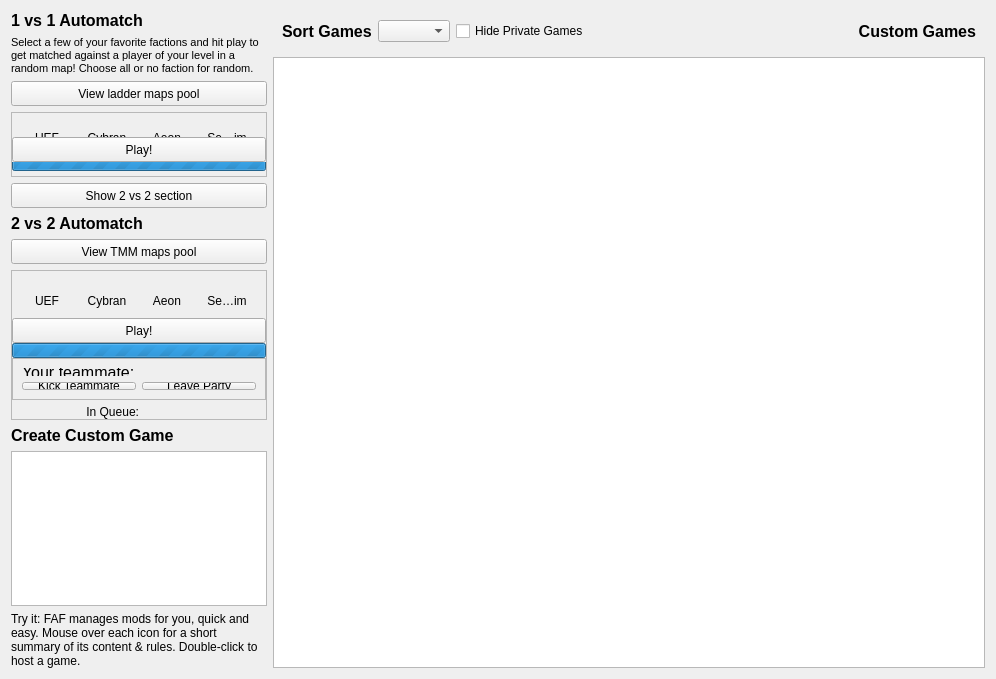
<?xml version="1.0" encoding="UTF-8"?>
<ui version="4.0">
 <class>Form</class>
 <widget class="QWidget" name="Form">
  <property name="geometry">
   <rect>
    <x>0</x>
    <y>0</y>
    <width>996</width>
    <height>679</height>
   </rect>
  </property>
  <property name="sizePolicy">
   <sizepolicy hsizetype="Expanding" vsizetype="Expanding">
    <horstretch>0</horstretch>
    <verstretch>0</verstretch>
   </sizepolicy>
  </property>
  <property name="windowTitle">
   <string>Form</string>
  </property>
  <layout class="QGridLayout" name="gridLayout_3">
   <item row="0" column="0">
    <widget class="QFrame" name="frame">
     <property name="sizePolicy">
      <sizepolicy hsizetype="Fixed" vsizetype="Expanding">
       <horstretch>0</horstretch>
       <verstretch>0</verstretch>
      </sizepolicy>
     </property>
     <property name="lineWidth">
      <number>0</number>
     </property>
     <layout class="QVBoxLayout" name="verticalLayout">
      <property name="leftMargin">
       <number>0</number>
      </property>
      <property name="topMargin">
       <number>0</number>
      </property>
      <property name="rightMargin">
       <number>0</number>
      </property>
      <property name="bottomMargin">
       <number>0</number>
      </property>
      <item>
       <widget class="QLabel" name="labelAutomatch">
        <property name="palette">
         <palette>
          <active/>
          <inactive/>
          <disabled/>
         </palette>
        </property>
        <property name="font">
         <font>
          <family>Segoe UI</family>
          <pointsize>12</pointsize>
          <weight>75</weight>
          <bold>true</bold>
         </font>
        </property>
        <property name="text">
         <string>1 vs 1 Automatch</string>
        </property>
       </widget>
      </item>
      <item>
       <widget class="QLabel" name="labelRankedHint">
        <property name="mouseTracking">
         <bool>true</bool>
        </property>
        <property name="text">
         <string>&lt;!DOCTYPE HTML PUBLIC &quot;-//W3C//DTD HTML 4.0//EN&quot; &quot;http://www.w3.org/TR/REC-html40/strict.dtd&quot;&gt;&lt;html&gt;&lt;head&gt;&lt;meta name=&quot;qrichtext&quot; content=&quot;1&quot; /&gt;&lt;style type=&quot;text/css&quot;&gt;p, li { white-space: pre-wrap; }&lt;/style&gt;&lt;/head&gt;&lt;body style=&quot; font-family:'MS Shell Dlg 2'; font-size:8.25pt; font-weight:400; font-style:normal;&quot;&gt;&lt;p style=&quot; margin-top:12px; margin-bottom:12px; margin-left:0px; margin-right:0px; -qt-block-indent:0; text-indent:0px;&quot;&gt;Select a few of your favorite factions and hit play to get matched against a player of your level in a random map! Choose all or no faction for random.&lt;/p&gt;&lt;/body&gt;&lt;/html&gt;</string>
        </property>
        <property name="wordWrap">
         <bool>true</bool>
        </property>
       </widget>
      </item>
      <item>
       <widget class="QToolButton" name="laddermapspool">
        <property name="sizePolicy">
         <sizepolicy hsizetype="Expanding" vsizetype="Fixed">
          <horstretch>0</horstretch>
          <verstretch>0</verstretch>
         </sizepolicy>
        </property>
        <property name="minimumSize">
         <size>
          <width>0</width>
          <height>25</height>
         </size>
        </property>
        <property name="focusPolicy">
         <enum>Qt::NoFocus</enum>
        </property>
        <property name="whatsThis">
         <string extracomment="Show the ladder maps pool"/>
        </property>
        <property name="autoFillBackground">
         <bool>true</bool>
        </property>
        <property name="text">
         <string>View ladder maps pool</string>
        </property>
       </widget>
      </item>
      <item>
       <widget class="QFrame" name="rankedFrame">
        <property name="sizePolicy">
         <sizepolicy hsizetype="Preferred" vsizetype="Minimum">
          <horstretch>0</horstretch>
          <verstretch>0</verstretch>
         </sizepolicy>
        </property>
        <property name="minimumSize">
         <size>
          <width>50</width>
          <height>60</height>
         </size>
        </property>
        <property name="frameShape">
         <enum>QFrame::StyledPanel</enum>
        </property>
        <property name="frameShadow">
         <enum>QFrame::Plain</enum>
        </property>
        <layout class="QGridLayout" name="gridLayout">
         <property name="leftMargin">
          <number>0</number>
         </property>
         <property name="topMargin">
          <number>0</number>
         </property>
         <property name="rightMargin">
          <number>0</number>
         </property>
         <property name="bottomMargin">
          <number>0</number>
         </property>
         <property name="spacing">
          <number>0</number>
         </property>
         <item row="4" column="0">
          <widget class="QProgressBar" name="searchProgress">
           <property name="font">
            <font>
             <pointsize>4</pointsize>
            </font>
           </property>
           <property name="toolTip">
            <string>Scanning for Opponents</string>
           </property>
           <property name="minimum">
            <number>0</number>
           </property>
           <property name="maximum">
            <number>0</number>
           </property>
           <property name="value">
            <number>0</number>
           </property>
           <property name="alignment">
            <set>Qt::AlignCenter</set>
           </property>
           <property name="format">
            <string>scanning</string>
           </property>
          </widget>
         </item>
         <item row="5" column="0">
          <spacer name="verticalSpacer">
           <property name="orientation">
            <enum>Qt::Vertical</enum>
           </property>
           <property name="sizeType">
            <enum>QSizePolicy::Minimum</enum>
           </property>
           <property name="sizeHint" stdset="0">
            <size>
             <width>5</width>
             <height>5</height>
            </size>
           </property>
          </spacer>
         </item>
         <item row="1" column="0">
          <layout class="QHBoxLayout" name="horizontalLayout_2">
           <property name="spacing">
            <number>0</number>
           </property>
           <item>
            <widget class="QToolButton" name="rankedUEF">
             <property name="sizePolicy">
              <sizepolicy hsizetype="Fixed" vsizetype="Fixed">
               <horstretch>0</horstretch>
               <verstretch>0</verstretch>
              </sizepolicy>
             </property>
             <property name="minimumSize">
              <size>
               <width>50</width>
               <height>50</height>
              </size>
             </property>
             <property name="maximumSize">
              <size>
               <width>50</width>
               <height>50</height>
              </size>
             </property>
             <property name="focusPolicy">
              <enum>Qt::NoFocus</enum>
             </property>
             <property name="toolTip">
              <string>UEF Ranked Match</string>
             </property>
             <property name="autoFillBackground">
              <bool>false</bool>
             </property>
             <property name="text">
              <string>UEF</string>
             </property>
             <property name="iconSize">
              <size>
               <width>50</width>
               <height>50</height>
              </size>
             </property>
             <property name="checkable">
              <bool>true</bool>
             </property>
             <property name="toolButtonStyle">
              <enum>Qt::ToolButtonIconOnly</enum>
             </property>
             <property name="autoRaise">
              <bool>true</bool>
             </property>
             <property name="arrowType">
              <enum>Qt::NoArrow</enum>
             </property>
            </widget>
           </item>
           <item>
            <widget class="QToolButton" name="rankedCybran">
             <property name="sizePolicy">
              <sizepolicy hsizetype="Fixed" vsizetype="Fixed">
               <horstretch>0</horstretch>
               <verstretch>0</verstretch>
              </sizepolicy>
             </property>
             <property name="minimumSize">
              <size>
               <width>50</width>
               <height>50</height>
              </size>
             </property>
             <property name="maximumSize">
              <size>
               <width>50</width>
               <height>50</height>
              </size>
             </property>
             <property name="focusPolicy">
              <enum>Qt::NoFocus</enum>
             </property>
             <property name="toolTip">
              <string>Cybran Ranked Match</string>
             </property>
             <property name="autoFillBackground">
              <bool>false</bool>
             </property>
             <property name="text">
              <string>Cybran</string>
             </property>
             <property name="iconSize">
              <size>
               <width>50</width>
               <height>50</height>
              </size>
             </property>
             <property name="checkable">
              <bool>true</bool>
             </property>
             <property name="toolButtonStyle">
              <enum>Qt::ToolButtonIconOnly</enum>
             </property>
             <property name="autoRaise">
              <bool>true</bool>
             </property>
             <property name="arrowType">
              <enum>Qt::NoArrow</enum>
             </property>
            </widget>
           </item>
           <item>
            <widget class="QToolButton" name="rankedAeon">
             <property name="sizePolicy">
              <sizepolicy hsizetype="Fixed" vsizetype="Fixed">
               <horstretch>0</horstretch>
               <verstretch>0</verstretch>
              </sizepolicy>
             </property>
             <property name="minimumSize">
              <size>
               <width>50</width>
               <height>50</height>
              </size>
             </property>
             <property name="maximumSize">
              <size>
               <width>50</width>
               <height>50</height>
              </size>
             </property>
             <property name="focusPolicy">
              <enum>Qt::NoFocus</enum>
             </property>
             <property name="toolTip">
              <string>Aeon Ranked Match</string>
             </property>
             <property name="autoFillBackground">
              <bool>false</bool>
             </property>
             <property name="text">
              <string>Aeon</string>
             </property>
             <property name="iconSize">
              <size>
               <width>50</width>
               <height>50</height>
              </size>
             </property>
             <property name="checkable">
              <bool>true</bool>
             </property>
             <property name="toolButtonStyle">
              <enum>Qt::ToolButtonIconOnly</enum>
             </property>
             <property name="autoRaise">
              <bool>true</bool>
             </property>
             <property name="arrowType">
              <enum>Qt::NoArrow</enum>
             </property>
            </widget>
           </item>
           <item>
            <widget class="QToolButton" name="rankedSeraphim">
             <property name="sizePolicy">
              <sizepolicy hsizetype="Fixed" vsizetype="Fixed">
               <horstretch>0</horstretch>
               <verstretch>0</verstretch>
              </sizepolicy>
             </property>
             <property name="minimumSize">
              <size>
               <width>50</width>
               <height>50</height>
              </size>
             </property>
             <property name="maximumSize">
              <size>
               <width>50</width>
               <height>50</height>
              </size>
             </property>
             <property name="focusPolicy">
              <enum>Qt::NoFocus</enum>
             </property>
             <property name="toolTip">
              <string>Seraphim Ranked Match</string>
             </property>
             <property name="autoFillBackground">
              <bool>false</bool>
             </property>
             <property name="text">
              <string>Seraphim</string>
             </property>
             <property name="iconSize">
              <size>
               <width>50</width>
               <height>50</height>
              </size>
             </property>
             <property name="checkable">
              <bool>true</bool>
             </property>
             <property name="toolButtonStyle">
              <enum>Qt::ToolButtonIconOnly</enum>
             </property>
             <property name="autoRaise">
              <bool>true</bool>
             </property>
             <property name="arrowType">
              <enum>Qt::NoArrow</enum>
             </property>
            </widget>
           </item>
          </layout>
         </item>
         <item row="2" column="0">
          <spacer name="verticalSpacer_2">
           <property name="orientation">
            <enum>Qt::Vertical</enum>
           </property>
           <property name="sizeType">
            <enum>QSizePolicy::Fixed</enum>
           </property>
           <property name="sizeHint" stdset="0">
            <size>
             <width>20</width>
             <height>5</height>
            </size>
           </property>
          </spacer>
         </item>
         <item row="3" column="0">
          <widget class="QToolButton" name="rankedPlay">
           <property name="sizePolicy">
            <sizepolicy hsizetype="Expanding" vsizetype="Fixed">
             <horstretch>0</horstretch>
             <verstretch>0</verstretch>
            </sizepolicy>
           </property>
           <property name="minimumSize">
            <size>
             <width>0</width>
             <height>25</height>
            </size>
           </property>
           <property name="focusPolicy">
            <enum>Qt::NoFocus</enum>
           </property>
           <property name="acceptDrops">
            <bool>false</bool>
           </property>
           <property name="toolTip">
            <string/>
           </property>
           <property name="whatsThis">
            <string extracomment="Select some factions and start searching for a 1 vs 1 match"/>
           </property>
           <property name="autoFillBackground">
            <bool>true</bool>
           </property>
           <property name="text">
            <string>Play!</string>
           </property>
          </widget>
         </item>
        </layout>
       </widget>
      </item>
      <item>
       <widget class="QToolButton" name="showTMM">
        <property name="sizePolicy">
         <sizepolicy hsizetype="Expanding" vsizetype="Fixed">
          <horstretch>0</horstretch>
          <verstretch>0</verstretch>
         </sizepolicy>
        </property>
        <property name="minimumSize">
         <size>
          <width>0</width>
          <height>25</height>
         </size>
        </property>
        <property name="maximumSize">
         <size>
          <width>16777215</width>
          <height>25</height>
         </size>
        </property>
        <property name="whatsThis">
         <string extracomment="Show the team matchmaking maps pool"/>
        </property>
        <property name="autoFillBackground">
         <bool>true</bool>
        </property>
        <property name="text">
         <string>Show 2 vs 2 section</string>
        </property>
       </widget>
      </item>
      <item>
       <widget class="QLabel" name="labelTMM">
        <property name="font">
         <font>
          <family>Segoe UI</family>
          <pointsize>12</pointsize>
          <weight>75</weight>
          <bold>true</bold>
         </font>
        </property>
        <property name="text">
         <string>2 vs 2 Automatch</string>
        </property>
       </widget>
      </item>
      <item>
       <widget class="QToolButton" name="tmmmapspool">
        <property name="sizePolicy">
         <sizepolicy hsizetype="Expanding" vsizetype="Fixed">
          <horstretch>0</horstretch>
          <verstretch>0</verstretch>
         </sizepolicy>
        </property>
        <property name="minimumSize">
         <size>
          <width>0</width>
          <height>25</height>
         </size>
        </property>
        <property name="whatsThis">
         <string extracomment="Show the team matchmaker maps pool"/>
        </property>
        <property name="autoFillBackground">
         <bool>true</bool>
        </property>
        <property name="text">
         <string>View TMM maps pool</string>
        </property>
       </widget>
      </item>
      <item>
       <widget class="QFrame" name="tmmFrame">
        <property name="sizePolicy">
         <sizepolicy hsizetype="Preferred" vsizetype="Minimum">
          <horstretch>0</horstretch>
          <verstretch>0</verstretch>
         </sizepolicy>
        </property>
        <property name="minimumSize">
         <size>
          <width>50</width>
          <height>60</height>
         </size>
        </property>
        <property name="frameShape">
         <enum>QFrame::StyledPanel</enum>
        </property>
        <property name="frameShadow">
         <enum>QFrame::Plain</enum>
        </property>
        <layout class="QGridLayout" name="gridLayout_2">
         <property name="leftMargin">
          <number>0</number>
         </property>
         <property name="topMargin">
          <number>0</number>
         </property>
         <property name="rightMargin">
          <number>0</number>
         </property>
         <property name="bottomMargin">
          <number>0</number>
         </property>
         <property name="spacing">
          <number>0</number>
         </property>
         <item row="2" column="1">
          <widget class="QToolButton" name="tmmPlay">
           <property name="sizePolicy">
            <sizepolicy hsizetype="Expanding" vsizetype="Fixed">
             <horstretch>0</horstretch>
             <verstretch>0</verstretch>
            </sizepolicy>
           </property>
           <property name="minimumSize">
            <size>
             <width>0</width>
             <height>25</height>
            </size>
           </property>
           <property name="whatsThis">
            <string extracomment="Select some factions and start searching for a 2 vs 2 match"/>
           </property>
           <property name="text">
            <string>Play!</string>
           </property>
          </widget>
         </item>
         <item row="3" column="1">
          <widget class="QProgressBar" name="tmmProgress">
           <property name="font">
            <font>
             <pointsize>4</pointsize>
            </font>
           </property>
           <property name="toolTip">
            <string>Scanning for Opponents</string>
           </property>
           <property name="maximum">
            <number>0</number>
           </property>
           <property name="value">
            <number>0</number>
           </property>
           <property name="alignment">
            <set>Qt::AlignCenter</set>
           </property>
           <property name="format">
            <string>scanning</string>
           </property>
          </widget>
         </item>
         <item row="1" column="1">
          <spacer name="verticalSpacer_3">
           <property name="orientation">
            <enum>Qt::Vertical</enum>
           </property>
           <property name="sizeType">
            <enum>QSizePolicy::Fixed</enum>
           </property>
           <property name="sizeHint" stdset="0">
            <size>
             <width>20</width>
             <height>5</height>
            </size>
           </property>
          </spacer>
         </item>
         <item row="5" column="1">
          <widget class="QFrame" name="partyInfo">
           <property name="frameShape">
            <enum>QFrame::StyledPanel</enum>
           </property>
           <property name="frameShadow">
            <enum>QFrame::Raised</enum>
           </property>
           <layout class="QVBoxLayout" name="verticalLayout_3">
            <item>
             <layout class="QHBoxLayout" name="horizontalLayout">
              <property name="bottomMargin">
               <number>0</number>
              </property>
              <item>
               <widget class="QLabel" name="labelTmmInfo">
                <property name="font">
                 <font>
                  <pointsize>12</pointsize>
                 </font>
                </property>
                <property name="text">
                 <string>Your teammate:</string>
                </property>
               </widget>
              </item>
              <item>
               <widget class="QLabel" name="labelTeammate">
                <property name="font">
                 <font>
                  <pointsize>12</pointsize>
                  <weight>75</weight>
                  <italic>false</italic>
                  <bold>true</bold>
                 </font>
                </property>
                <property name="text">
                 <string/>
                </property>
                <property name="alignment">
                 <set>Qt::AlignRight|Qt::AlignTrailing|Qt::AlignVCenter</set>
                </property>
               </widget>
              </item>
             </layout>
            </item>
            <item>
             <layout class="QHBoxLayout" name="horizontalLayout_3">
              <property name="bottomMargin">
               <number>0</number>
              </property>
              <item>
               <widget class="QPushButton" name="kickButton">
                <property name="text">
                 <string>Kick Teammate</string>
                </property>
               </widget>
              </item>
              <item>
               <widget class="QPushButton" name="leaveButton">
                <property name="text">
                 <string>Leave Party</string>
                </property>
               </widget>
              </item>
             </layout>
            </item>
           </layout>
          </widget>
         </item>
         <item row="0" column="1">
          <layout class="QHBoxLayout" name="horizontalLayout_4">
           <property name="spacing">
            <number>0</number>
           </property>
           <property name="topMargin">
            <number>5</number>
           </property>
           <item>
            <widget class="QToolButton" name="tmmUEF">
             <property name="minimumSize">
              <size>
               <width>50</width>
               <height>50</height>
              </size>
             </property>
             <property name="maximumSize">
              <size>
               <width>50</width>
               <height>50</height>
              </size>
             </property>
             <property name="toolTip">
              <string>UEF 2v2 Match</string>
             </property>
             <property name="text">
              <string>UEF</string>
             </property>
             <property name="iconSize">
              <size>
               <width>50</width>
               <height>50</height>
              </size>
             </property>
             <property name="checkable">
              <bool>true</bool>
             </property>
             <property name="autoRaise">
              <bool>true</bool>
             </property>
            </widget>
           </item>
           <item>
            <widget class="QToolButton" name="tmmCybran">
             <property name="minimumSize">
              <size>
               <width>50</width>
               <height>50</height>
              </size>
             </property>
             <property name="maximumSize">
              <size>
               <width>50</width>
               <height>50</height>
              </size>
             </property>
             <property name="toolTip">
              <string>Cybran 2v2 Match</string>
             </property>
             <property name="text">
              <string>Cybran</string>
             </property>
             <property name="iconSize">
              <size>
               <width>50</width>
               <height>50</height>
              </size>
             </property>
             <property name="checkable">
              <bool>true</bool>
             </property>
             <property name="autoRaise">
              <bool>true</bool>
             </property>
            </widget>
           </item>
           <item>
            <widget class="QToolButton" name="tmmAeon">
             <property name="minimumSize">
              <size>
               <width>50</width>
               <height>50</height>
              </size>
             </property>
             <property name="maximumSize">
              <size>
               <width>50</width>
               <height>50</height>
              </size>
             </property>
             <property name="toolTip">
              <string>Aeon 2v2 Match</string>
             </property>
             <property name="text">
              <string>Aeon</string>
             </property>
             <property name="iconSize">
              <size>
               <width>50</width>
               <height>50</height>
              </size>
             </property>
             <property name="checkable">
              <bool>true</bool>
             </property>
             <property name="autoRaise">
              <bool>true</bool>
             </property>
            </widget>
           </item>
           <item>
            <widget class="QToolButton" name="tmmSeraphim">
             <property name="minimumSize">
              <size>
               <width>50</width>
               <height>50</height>
              </size>
             </property>
             <property name="maximumSize">
              <size>
               <width>50</width>
               <height>50</height>
              </size>
             </property>
             <property name="toolTip">
              <string>Seraphim 2v2 Match</string>
             </property>
             <property name="text">
              <string>Seraphim</string>
             </property>
             <property name="iconSize">
              <size>
               <width>50</width>
               <height>50</height>
              </size>
             </property>
             <property name="checkable">
              <bool>true</bool>
             </property>
             <property name="autoRaise">
              <bool>true</bool>
             </property>
            </widget>
           </item>
          </layout>
         </item>
         <item row="6" column="1">
          <layout class="QHBoxLayout" name="horizontalLayout_5">
           <property name="topMargin">
            <number>5</number>
           </property>
           <property name="bottomMargin">
            <number>0</number>
           </property>
           <item>
            <widget class="QLabel" name="label_2">
             <property name="text">
              <string>In Queue:</string>
             </property>
             <property name="alignment">
              <set>Qt::AlignRight|Qt::AlignTrailing|Qt::AlignVCenter</set>
             </property>
            </widget>
           </item>
           <item>
            <widget class="QLabel" name="labelInQueue">
             <property name="text">
              <string/>
             </property>
             <property name="alignment">
              <set>Qt::AlignLeading|Qt::AlignLeft|Qt::AlignVCenter</set>
             </property>
            </widget>
           </item>
          </layout>
         </item>
        </layout>
       </widget>
      </item>
      <item>
       <widget class="QLabel" name="labelHostGame">
        <property name="font">
         <font>
          <family>Segoe UI</family>
          <pointsize>12</pointsize>
          <weight>75</weight>
          <bold>true</bold>
         </font>
        </property>
        <property name="text">
         <string>Create Custom Game</string>
        </property>
       </widget>
      </item>
      <item>
       <widget class="QListWidget" name="modList">
        <property name="sizePolicy">
         <sizepolicy hsizetype="Expanding" vsizetype="Expanding">
          <horstretch>0</horstretch>
          <verstretch>0</verstretch>
         </sizepolicy>
        </property>
        <property name="focusPolicy">
         <enum>Qt::NoFocus</enum>
        </property>
        <property name="dragDropMode">
         <enum>QAbstractItemView::InternalMove</enum>
        </property>
        <property name="selectionMode">
         <enum>QAbstractItemView::NoSelection</enum>
        </property>
        <property name="iconSize">
         <size>
          <width>32</width>
          <height>32</height>
         </size>
        </property>
        <property name="verticalScrollMode">
         <enum>QAbstractItemView::ScrollPerPixel</enum>
        </property>
        <property name="movement">
         <enum>QListView::Snap</enum>
        </property>
        <property name="flow">
         <enum>QListView::TopToBottom</enum>
        </property>
        <property name="resizeMode">
         <enum>QListView::Fixed</enum>
        </property>
        <property name="layoutMode">
         <enum>QListView::SinglePass</enum>
        </property>
        <property name="spacing">
         <number>0</number>
        </property>
        <property name="viewMode">
         <enum>QListView::ListMode</enum>
        </property>
        <property name="sortingEnabled">
         <bool>true</bool>
        </property>
       </widget>
      </item>
      <item>
       <widget class="QLabel" name="labelModHint">
        <property name="text">
         <string>&lt;html&gt;&lt;head/&gt;&lt;body&gt;&lt;p&gt;Try it: FAF manages mods for you, quick and easy. Mouse over each icon for a short summary of its content &amp;amp; rules. Double-click to host a game.&lt;/p&gt;&lt;/body&gt;&lt;/html&gt;</string>
        </property>
        <property name="wordWrap">
         <bool>true</bool>
        </property>
       </widget>
      </item>
     </layout>
    </widget>
   </item>
   <item row="0" column="1">
    <widget class="QFrame" name="listFrame">
     <property name="frameShape">
      <enum>QFrame::NoFrame</enum>
     </property>
     <property name="frameShadow">
      <enum>QFrame::Raised</enum>
     </property>
     <property name="lineWidth">
      <number>0</number>
     </property>
     <layout class="QVBoxLayout" name="verticalLayout_2">
      <property name="leftMargin">
       <number>0</number>
      </property>
      <property name="topMargin">
       <number>0</number>
      </property>
      <property name="rightMargin">
       <number>0</number>
      </property>
      <property name="bottomMargin">
       <number>0</number>
      </property>
      <item>
       <widget class="QFrame" name="gameListHeaderFrame">
        <property name="frameShape">
         <enum>QFrame::NoFrame</enum>
        </property>
        <property name="frameShadow">
         <enum>QFrame::Raised</enum>
        </property>
        <property name="lineWidth">
         <number>0</number>
        </property>
        <layout class="QHBoxLayout" name="gameListHeaderLayout">
         <item>
          <widget class="QLabel" name="labelSortGames">
           <property name="sizePolicy">
            <sizepolicy hsizetype="Maximum" vsizetype="Preferred">
             <horstretch>0</horstretch>
             <verstretch>0</verstretch>
            </sizepolicy>
           </property>
           <property name="palette">
            <palette>
             <active/>
             <inactive/>
             <disabled/>
            </palette>
           </property>
           <property name="font">
            <font>
             <family>Segoe UI</family>
             <pointsize>12</pointsize>
             <weight>75</weight>
             <bold>true</bold>
            </font>
           </property>
           <property name="text">
            <string>Sort Games</string>
           </property>
          </widget>
         </item>
         <item>
          <widget class="QComboBox" name="sortGamesComboBox">
           <property name="sizePolicy">
            <sizepolicy hsizetype="Maximum" vsizetype="Fixed">
             <horstretch>0</horstretch>
             <verstretch>0</verstretch>
            </sizepolicy>
           </property>
           <property name="focusPolicy">
            <enum>Qt::NoFocus</enum>
           </property>
          </widget>
         </item>
         <item>
          <widget class="QCheckBox" name="hideGamesWithPw">
           <property name="focusPolicy">
            <enum>Qt::NoFocus</enum>
           </property>
           <property name="text">
            <string>Hide Private Games</string>
           </property>
          </widget>
         </item>
         <item>
          <widget class="QLabel" name="labelJoinGame">
           <property name="palette">
            <palette>
             <active/>
             <inactive/>
             <disabled/>
            </palette>
           </property>
           <property name="font">
            <font>
             <family>Segoe UI</family>
             <pointsize>12</pointsize>
             <weight>75</weight>
             <bold>true</bold>
            </font>
           </property>
           <property name="text">
            <string>Custom Games</string>
           </property>
           <property name="alignment">
            <set>Qt::AlignRight|Qt::AlignTrailing|Qt::AlignVCenter</set>
           </property>
          </widget>
         </item>
        </layout>
       </widget>
      </item>
      <item>
       <widget class="QListView" name="gameList">
        <property name="focusPolicy">
         <enum>Qt::NoFocus</enum>
        </property>
        <property name="selectionMode">
         <enum>QAbstractItemView::NoSelection</enum>
        </property>
        <property name="iconSize">
         <size>
          <width>100</width>
          <height>100</height>
         </size>
        </property>
        <property name="textElideMode">
         <enum>Qt::ElideMiddle</enum>
        </property>
        <property name="verticalScrollMode">
         <enum>QAbstractItemView::ScrollPerPixel</enum>
        </property>
        <property name="horizontalScrollMode">
         <enum>QAbstractItemView::ScrollPerPixel</enum>
        </property>
        <property name="movement">
         <enum>QListView::Static</enum>
        </property>
        <property name="flow">
         <enum>QListView::LeftToRight</enum>
        </property>
        <property name="resizeMode">
         <enum>QListView::Adjust</enum>
        </property>
        <property name="viewMode">
         <enum>QListView::IconMode</enum>
        </property>
        <property name="uniformItemSizes">
         <bool>true</bool>
        </property>
       </widget>
      </item>
     </layout>
    </widget>
   </item>
  </layout>
 </widget>
 <resources/>
 <connections/>
</ui>
